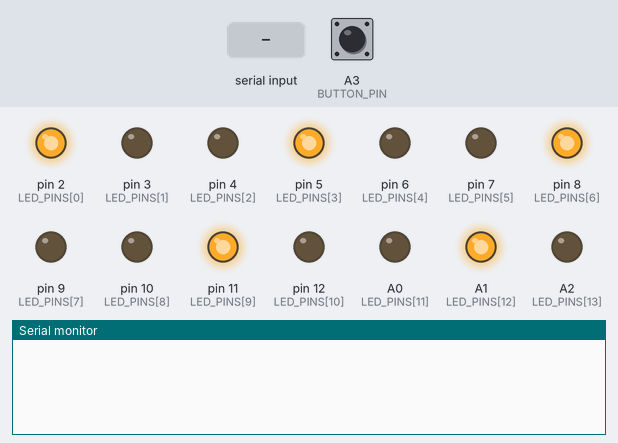
The sketch below on a simulated Arduino Uno, built with avr-gcc and run on an emulated ATmega328P. Parts: output pins drawn as LEDs (lit = HIGH), the last lines printed to the serial monitor. The test bench sets the inputs (shaded band); at power-on: A3 (BUTTON_PIN) HIGH.

Above: at 1.2 s.
1.3 s: "HELLO\n" received over Serial
At 1.9 s:
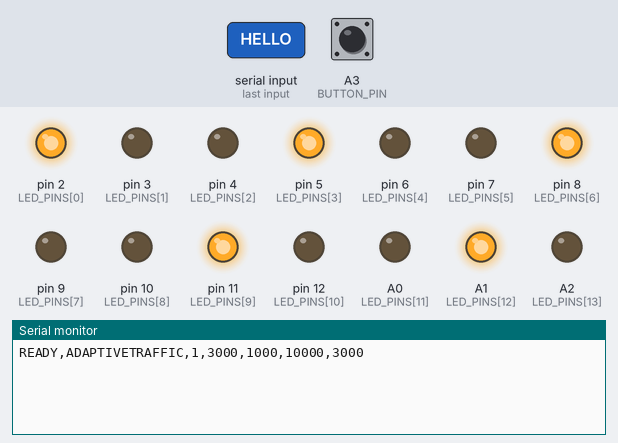
4.3 s: ",\n" received over Serial
At 5.4 s:
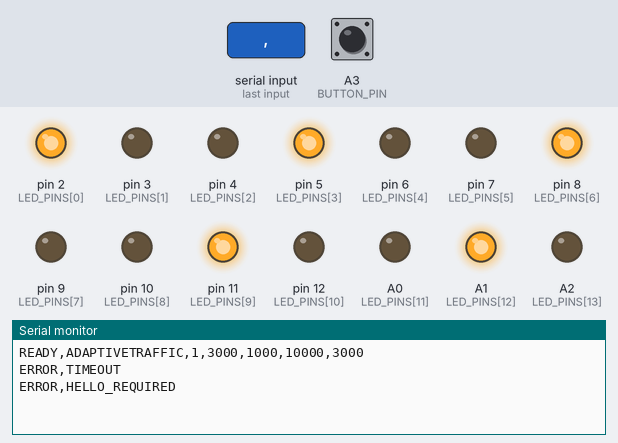

The sketch:

AdaptiveTrafficArduino.ino
```cpp
#include "TrafficProtocol.h"

// D0/D1 belong to Serial; D13 is deliberately unused.
const uint8_t LED_PINS[14] = {2,3,4,5,6,7,8,9,10,11,12,A0,A1,A2};
const uint8_t BUTTON_PIN = A3;
uint16_t displayed = 0xFFFF;
void writeLamps(uint16_t bits) {
  if (bits==displayed) return;
  // Break before make, even inside the few microseconds of GPIO updates.
  for (uint8_t i=0;i<14;++i) digitalWrite(LED_PINS[i],LOW);
  for (uint8_t i=0;i<14;++i) if (bits & (uint16_t(1)<<i)) digitalWrite(LED_PINS[i],HIGH);
  displayed=bits;
}
void sendLine(const char* line);
traffic::Protocol protocol(sendLine);
void sendLine(const char* line) {
  // Apply the physical state BEFORE confirming it, including faults.
  writeLamps(traffic::lamps(protocol.phase));
  Serial.println(line);
}
void setup() {
  for (uint8_t i=0;i<14;++i) { digitalWrite(LED_PINS[i],LOW); pinMode(LED_PINS[i],OUTPUT); }
  pinMode(BUTTON_PIN,INPUT_PULLUP);
  protocol.begin(millis(),digitalRead(BUTTON_PIN)==LOW);
  writeLamps(traffic::lamps(protocol.phase));
  Serial.begin(115200);
}
void loop() {
  protocol.poll(millis(),digitalRead(BUTTON_PIN)==LOW);
  // Bound processing so continuous garbage cannot starve the watchdog/button.
  for (uint8_t i=0;i<32 && Serial.available();++i) protocol.byte(char(Serial.read()),millis());
  writeLamps(traffic::lamps(protocol.phase));
}
```

TrafficProtocol.h
```cpp
#pragma once
// The same allocation-free implementation is compiled for AVR and host tests.
#include <stdint.h>
#include <stdlib.h>
#include <stdio.h>
#include <string.h>

namespace traffic {
enum Phase { SAFE, NS_GREEN, NS_YELLOW, ALL_RED_TO_EW, EW_GREEN, EW_YELLOW,
             ALL_RED_TO_NS, ALL_RED_TO_PED, PED_GREEN, PED_CLEARANCE, ALL_RED_AFTER_PED };
inline const char* name(Phase p) {
  switch (p) {
    case NS_GREEN: return "NS_GREEN"; case NS_YELLOW: return "NS_YELLOW";
    case ALL_RED_TO_EW: return "ALL_RED_TO_EW"; case EW_GREEN: return "EW_GREEN";
    case EW_YELLOW: return "EW_YELLOW"; case ALL_RED_TO_NS: return "ALL_RED_TO_NS";
    case ALL_RED_TO_PED: return "ALL_RED_TO_PED"; case PED_GREEN: return "PED_GREEN";
    case PED_CLEARANCE: return "PED_CLEARANCE"; case ALL_RED_AFTER_PED: return "ALL_RED_AFTER_PED";
    default: return "SAFE_ALL_RED";
  }
}
// R,Y,G for N,S,E,W, then pedestrian R,G. Exactly five lamps are on.
inline uint16_t lamps(Phase p) {
  uint16_t bits = 0;
  for (uint8_t i=0; i<4; ++i) {
    uint8_t color = ((i<2 && p==NS_GREEN) || (i>=2 && p==EW_GREEN)) ? 2 :
                    ((i<2 && p==NS_YELLOW) || (i>=2 && p==EW_YELLOW)) ? 1 : 0;
    bits |= uint16_t(1) << (3*i+color);
  }
  return bits | (uint16_t(1) << (p==PED_GREEN ? 13 : 12));
}

class Protocol {
public:
  static const uint32_t WATCHDOG_MS = 2500;
  static const uint32_t RESYNC_MS = 4000; // yellow 3000 + all-red 1000
  typedef void (*Output)(const char*);
  explicit Protocol(Output output): output_(output) {}
  Phase phase = SAFE;

  void begin(uint32_t now, bool buttonLow=false) {
    phase=SAFE; entered_=lastMessage_=now; ready_=armed_=false;
    sequence_=0; hasTick_=false; used_=0; discard_=false; cached_[0]=0;
    raw_=stable_=buttonLow; buttonSince_=now;
  }
  void poll(uint32_t now, bool buttonLow) {
    if (ready_ && uint32_t(now-lastMessage_) >= WATCHDOG_MS) fault("TIMEOUT", now);
    if (used_ && uint32_t(now-lastByte_) >= 500) {
      used_=0; discard_=true; fault("PARTIAL_LINE", now);
    }
    if (buttonLow != raw_) { raw_=buttonLow; buttonSince_=now; }
    if (raw_ != stable_ && uint32_t(now-buttonSince_) >= 40) {
      stable_=raw_;
      if (stable_ && ready_) output_("BUTTON,PED"); // no GPIO changes
    }
  }
  void byte(char c, uint32_t now) {
    poll(now, raw_);
    if (c=='\n') {
      if (!discard_ && used_) { input_[used_]=0; command(input_, now); }
      used_=0; discard_=false; return;
    }
    if (discard_) return;
    if (c=='\r') return;
    if (c<32 || c>126 || used_>=sizeof(input_)-1) {
      used_=0; discard_=true; fault("INVALID_LINE",now); return;
    }
    input_[used_++]=c; lastByte_=now;
  }

private:
  Output output_;
  uint32_t entered_=0,lastMessage_=0,lastByte_=0,sequence_=0,tick_=0,buttonSince_=0;
  bool ready_=false,armed_=false,hasTick_=false,discard_=false,raw_=false,stable_=false;
  char input_[96]={0}, cached_[96]={0}, reply_[64]={0};
  uint8_t used_=0;
  void safe(uint32_t now) { phase=SAFE; entered_=now; armed_=false; hasTick_=false; }
  void fault(const char* reason,uint32_t now) {
    safe(now); ready_=false; cached_[0]=0;
    char response[64]; snprintf(response,sizeof(response),"ERROR,%s",reason); output_(response);
  }
  bool number(const char* s,uint32_t& result) {
    if (!s || !*s) return false;
    result=0;
    for (;*s;++s) {
      if (*s<'0'||*s>'9'||result>429496729UL||(result==429496729UL && *s>'5')) return false;
      result=result*10+(*s-'0');
    }
    return true;
  }
  bool allowed(Phase next,uint32_t now) {
    uint32_t elapsed=now-entered_;
    if (phase==SAFE) return armed_ && elapsed>=RESYNC_MS && next==NS_GREEN;
    if (next==phase) return true;
    switch (phase) {
      case NS_GREEN: return next==NS_YELLOW;
      case EW_GREEN: return next==EW_YELLOW;
      case NS_YELLOW: return elapsed>=3000 && (next==ALL_RED_TO_EW||next==ALL_RED_TO_PED);
      case EW_YELLOW: return elapsed>=3000 && (next==ALL_RED_TO_NS||next==ALL_RED_TO_PED);
      // A pedestrian can replace an existing all-red destination without resetting its timer.
      case ALL_RED_TO_NS: return next==ALL_RED_TO_PED||(elapsed>=1000&&next==NS_GREEN);
      case ALL_RED_TO_EW: return next==ALL_RED_TO_PED||(elapsed>=1000&&next==EW_GREEN);
      case ALL_RED_TO_PED: return elapsed>=1000&&next==PED_GREEN;
      case PED_GREEN: return elapsed>=10000&&next==PED_CLEARANCE;
      case PED_CLEARANCE: return elapsed>=3000&&next==ALL_RED_AFTER_PED;
      case ALL_RED_AFTER_PED: return elapsed>=1000&&(next==NS_GREEN||next==EW_GREEN);
      default: return false;
    }
  }
  void command(const char* line,uint32_t now) {
    if (!strcmp(line,"HELLO")) {
      safe(now); ready_=true; sequence_=0; cached_[0]=0; lastMessage_=now;
      output_("READY,ADAPTIVETRAFFIC,1,3000,1000,10000,3000"); return;
    }
    if (!ready_) { fault("HELLO_REQUIRED",now); return; }
    char copy[96]; strcpy(copy,line);
    char* parts[5]; uint8_t count=1; parts[0]=copy;
    for (char* p=copy;*p;++p) if (*p==',') {
      if (count>=5) { fault("FORMAT",now); return; }
      *p=0; parts[count++]=p+1;
    }
    uint32_t seq;
    if (count<2||!number(parts[1],seq)||seq==0) { fault("SEQUENCE",now); return; }
    if (seq==sequence_ && !strcmp(line,cached_)) {
      lastMessage_=now; output_(reply_); return; // no repeated state/timer change
    }
    if (seq!=sequence_+1 || sequence_==UINT32_MAX) { fault("SEQUENCE",now); return; }
    if (!strcmp(parts[0],"STOP") && count==2) safe(now);
    else if (!strcmp(parts[0],"SYNC") && count==2) { safe(now); armed_=true; }
    else if (!strcmp(parts[0],"PING") && count==2) { /* watchdog only */ }
    else if (!strcmp(parts[0],"STATE") && count==4) {
      uint32_t tick;
      if (!number(parts[2],tick)||(!hasTick_&&tick!=0)||
          (hasTick_&&(tick<tick_||tick-tick_>1000))) { fault("MODEL_TIME",now); return; }
      Phase next=SAFE;
      for (int i=1;i<=ALL_RED_AFTER_PED;++i) if (!strcmp(parts[3],name(Phase(i)))) next=Phase(i);
      if (next==SAFE||!allowed(next,now)) { fault("TRANSITION",now); return; }
      bool retarget=(phase==ALL_RED_TO_NS||phase==ALL_RED_TO_EW)&&next==ALL_RED_TO_PED;
      if (next!=phase&&!retarget) entered_=now;
      phase=next; tick_=tick; hasTick_=true;
    } else { fault("COMMAND",now); return; }
    sequence_=seq; lastMessage_=now; strcpy(cached_,line);
    snprintf(reply_,sizeof(reply_),"ACK,%lu,%s",(unsigned long)seq,name(phase));
    output_(reply_);
  }
};
} // namespace traffic
```

Measured:
- after the input at 1.3 s, the serial monitor: prints a new line at once (image 1)
- after the input at 4.3 s, the serial monitor: prints a new line at once (image 2)
